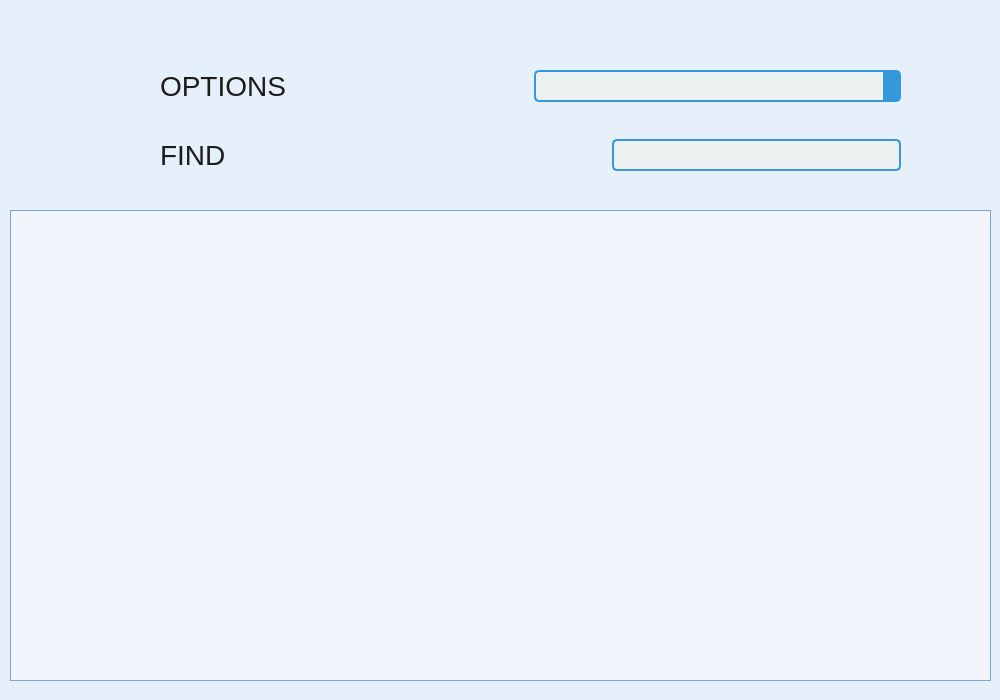
<?xml version="1.0" encoding="UTF-8"?>
<ui version="4.0">
 <class>DatabaseViewer</class>
 <widget class="QDialog" name="DatabaseViewer">
  <property name="geometry">
   <rect>
    <x>0</x>
    <y>0</y>
    <width>1000</width>
    <height>700</height>
   </rect>
  </property>
  <property name="windowTitle">
   <string>Dialog</string>
  </property>
  <property name="styleSheet">
   <string notr="true">QWidget {
    background-color: #e6f0fa; 
}</string>
  </property>
  <widget class="QWidget" name="verticalLayoutWidget">
   <property name="geometry">
    <rect>
     <x>10</x>
     <y>210</y>
     <width>981</width>
     <height>471</height>
    </rect>
   </property>
   <layout class="QVBoxLayout" name="dbViewerLayout">
    <item>
     <widget class="QTableWidget" name="databaseViewer">
      <property name="styleSheet">
       <string notr="true">QTableWidget {
    background-color: #f2f6fc; /* Светло-серый с голубым подтоном */
    gridline-color: #aac4e6;   /* Чётче сетка */
    border: 1px solid #7aa7d9; /* Более заметная синяя рамка */
    selection-background-color: #3399ff; /* Яркое синее выделение */
    selection-color: white;
    alternate-background-color: #e6effa; /* Чуть темнее, чтобы строки чередовались реально видно */
    font: 14px &quot;Segoe UI&quot;;
    outline: none; /* Убираем тупую рамку при фокусе */
}

QHeaderView::section {
    background-color: #7aa7d9; /* Более тёмный синий для шапки */
    color: white;
    padding: 6px;
    border: 1px solid #aac4e6;
    font-weight: bold;
    font: 14px &quot;Segoe UI&quot;;
}

QTableWidget::item {
    padding: 4px;
}

QTableWidget::item:selected {
    background-color: #3399ff; /* Чёткое синее выделение */
    color: white;
}
</string>
      </property>
     </widget>
    </item>
   </layout>
  </widget>
  <widget class="QWidget" name="verticalLayoutWidget_2">
   <property name="geometry">
    <rect>
     <x>160</x>
     <y>70</y>
     <width>741</width>
     <height>101</height>
    </rect>
   </property>
   <layout class="QVBoxLayout" name="findAndOptLayout">
    <item>
     <layout class="QHBoxLayout" name="tableSelectLayout">
      <item>
       <widget class="QLabel" name="tableSelectLabel">
        <property name="styleSheet">
         <string notr="true">QLabel {
    color: #1c1c1c; 
    background: transparent; 
    font-size: 28px;
}</string>
        </property>
        <property name="text">
         <string>OPTIONS</string>
        </property>
       </widget>
      </item>
      <item>
       <widget class="QComboBox" name="tableSelectComboBox">
        <property name="cursor">
         <cursorShape>PointingHandCursor</cursorShape>
        </property>
        <property name="styleSheet">
         <string notr="true">QComboBox {
    border: 2px solid #3498db; 
    border-radius: 5px;  
    padding: 5px;
    background-color: #ecf0f1;  
    color: #2c3e50; 
    font-size: 14px;
    font-family: Arial, sans-serif;
}

QComboBox:hover {
    border-color: #2980b9; 
}

QComboBox:focus {
    border-color: #2980b9;  
    background-color: #ffffff;  
}

QComboBox::drop-down {
    border: none;
    background-color: #3498db;  
}

QComboBox QAbstractItemView {
    background-color: #ecf0f1; 
    border: 2px solid #3498db;  
    color: #2c3e50;  
}

QComboBox QAbstractItemView::item {
    padding: 5px;
}

QComboBox QAbstractItemView::item:selected {
    background-color: #3498db;  
    color: #ffffff;  
}</string>
        </property>
       </widget>
      </item>
     </layout>
    </item>
    <item>
     <spacer name="verticalSpacer">
      <property name="orientation">
       <enum>Qt::Orientation::Vertical</enum>
      </property>
      <property name="sizeHint" stdset="0">
       <size>
        <width>20</width>
        <height>40</height>
       </size>
      </property>
     </spacer>
    </item>
    <item>
     <layout class="QHBoxLayout" name="finderLayout">
      <item>
       <widget class="QLabel" name="finderLabel">
        <property name="styleSheet">
         <string notr="true">QLabel {
    color: #1c1c1c; 
    background: transparent; 
    font-size: 28px;
}</string>
        </property>
        <property name="text">
         <string>FIND                                                 </string>
        </property>
       </widget>
      </item>
      <item>
       <widget class="QLineEdit" name="finderLineEdit">
        <property name="styleSheet">
         <string notr="true">QLineEdit {
    border: 2px solid #3498db;  
    border-radius: 5px;  
    padding: 5px;
    background-color: #ecf0f1; 
    color: #2c3e50; 
    font-size: 14px;
    font-family: Arial, sans-serif;
}

QLineEdit:hover {
    border-color: #2980b9;  
}

QLineEdit:focus {
    border-color: #2980b9;  
    background-color: #ffffff;  
}</string>
        </property>
       </widget>
      </item>
     </layout>
    </item>
   </layout>
  </widget>
 </widget>
 <resources/>
 <connections/>
</ui>
